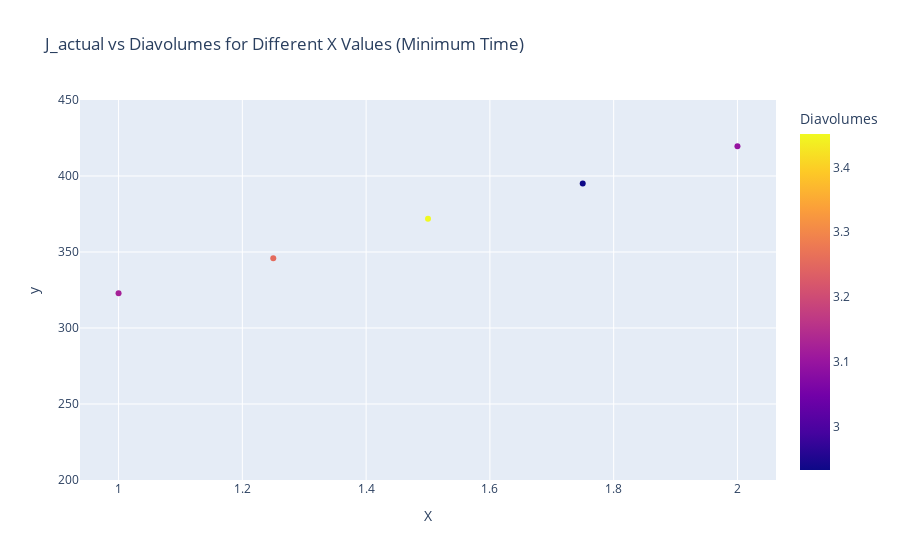

Notebook code for this chart:
### Code cell
# Group by 'X' and get the row with the minimum 'Time' for each group
min_time_df_X = grouped_df_X.loc[grouped_df_X.groupby('X')['Time'].idxmin()]

# Create the interactive scatter plot
fig_X_min_time = px.scatter(min_time_df_X, x='X', y=min_time_df_X['Time'] / 60, color='Diavolumes',
                            hover_data=['X', 'J_actual'],
                            labels={'Diavolumes': 'Diavolumes', 'Time': 'Time (min)', 'J_actual': 'J (LMH)'},
                            title='J_actual vs Diavolumes for Different X Values (Minimum Time)')

fig_X_min_time.update_layout(yaxis_range=[200, 450])

fig_X_min_time.show()

### Figure 1 — Plotly figure (JSON) as saved in the notebook; plotly's stock layout.template omitted (floating-point values rounded to 4 significant figures)
{"data": [{"customdata": [[15.42], [15], [14.79], [11.84], [11.77]], "hovertemplate": "X=%{x}<br>y=%{y}<br>J (LMH)=%{customdata[0]}<br>Diavolumes=%{marker.color}<extra></extra>", "legendgroup": "", "marker": {"color": [3.123, 3.255, 3.451, 2.934, 3.097], "coloraxis": "coloraxis", "symbol": "circle"}, "mode": "markers", "name": "", "orientation": "v", "showlegend": false, "type": "scatter", "x": [1, 1.25, 1.5, 1.75, 2], "xaxis": "x", "y": [322.8, 345.8, 371.8, 395, 419.5], "yaxis": "y"}], "layout": {"coloraxis": {"colorbar": {"title": {"text": "Diavolumes"}}, "colorscale": [[0, "#0d0887"], [0.1111, "#46039f"], [0.2222, "#7201a8"], [0.3333, "#9c179e"], [0.4444, "#bd3786"], [0.5556, "#d8576b"], [0.6667, "#ed7953"], [0.7778, "#fb9f3a"], [0.8889, "#fdca26"], [1, "#f0f921"]]}, "legend": {"tracegroupgap": 0}, "title": {"text": "J_actual vs Diavolumes for Different X Values (Minimum Time)"}, "xaxis": {"anchor": "y", "domain": [0, 1], "title": {"text": "X"}}, "yaxis": {"anchor": "x", "domain": [0, 1], "range": [200, 450], "title": {"text": "y"}}}}
